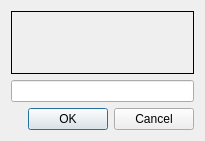
<?xml version="1.0" encoding="UTF-8"?>
<ui version="4.0">
 <class>CaptchaDialog</class>
 <widget class="QDialog" name="CaptchaDialog">
  <property name="geometry">
   <rect>
    <x>0</x>
    <y>0</y>
    <width>205</width>
    <height>141</height>
   </rect>
  </property>
  <property name="windowTitle">
   <string>Dialog</string>
  </property>
  <layout class="QVBoxLayout" name="verticalLayout">
   <item>
    <widget class="QLabel" name="captchaLabel">
     <property name="minimumSize">
      <size>
       <width>100</width>
       <height>60</height>
      </size>
     </property>
     <property name="sizeIncrement">
      <size>
       <width>1</width>
       <height>1</height>
      </size>
     </property>
     <property name="frameShape">
      <enum>QFrame::Box</enum>
     </property>
     <property name="text">
      <string/>
     </property>
    </widget>
   </item>
   <item>
    <widget class="QLineEdit" name="lineEdit"/>
   </item>
   <item>
    <widget class="QDialogButtonBox" name="buttonBox">
     <property name="orientation">
      <enum>Qt::Horizontal</enum>
     </property>
     <property name="standardButtons">
      <set>QDialogButtonBox::Cancel|QDialogButtonBox::Ok</set>
     </property>
    </widget>
   </item>
  </layout>
 </widget>
 <resources/>
 <connections>
  <connection>
   <sender>buttonBox</sender>
   <signal>accepted()</signal>
   <receiver>CaptchaDialog</receiver>
   <slot>accept()</slot>
   <hints>
    <hint type="sourcelabel">
     <x>248</x>
     <y>254</y>
    </hint>
    <hint type="destinationlabel">
     <x>157</x>
     <y>274</y>
    </hint>
   </hints>
  </connection>
  <connection>
   <sender>buttonBox</sender>
   <signal>rejected()</signal>
   <receiver>CaptchaDialog</receiver>
   <slot>reject()</slot>
   <hints>
    <hint type="sourcelabel">
     <x>316</x>
     <y>260</y>
    </hint>
    <hint type="destinationlabel">
     <x>286</x>
     <y>274</y>
    </hint>
   </hints>
  </connection>
 </connections>
</ui>
